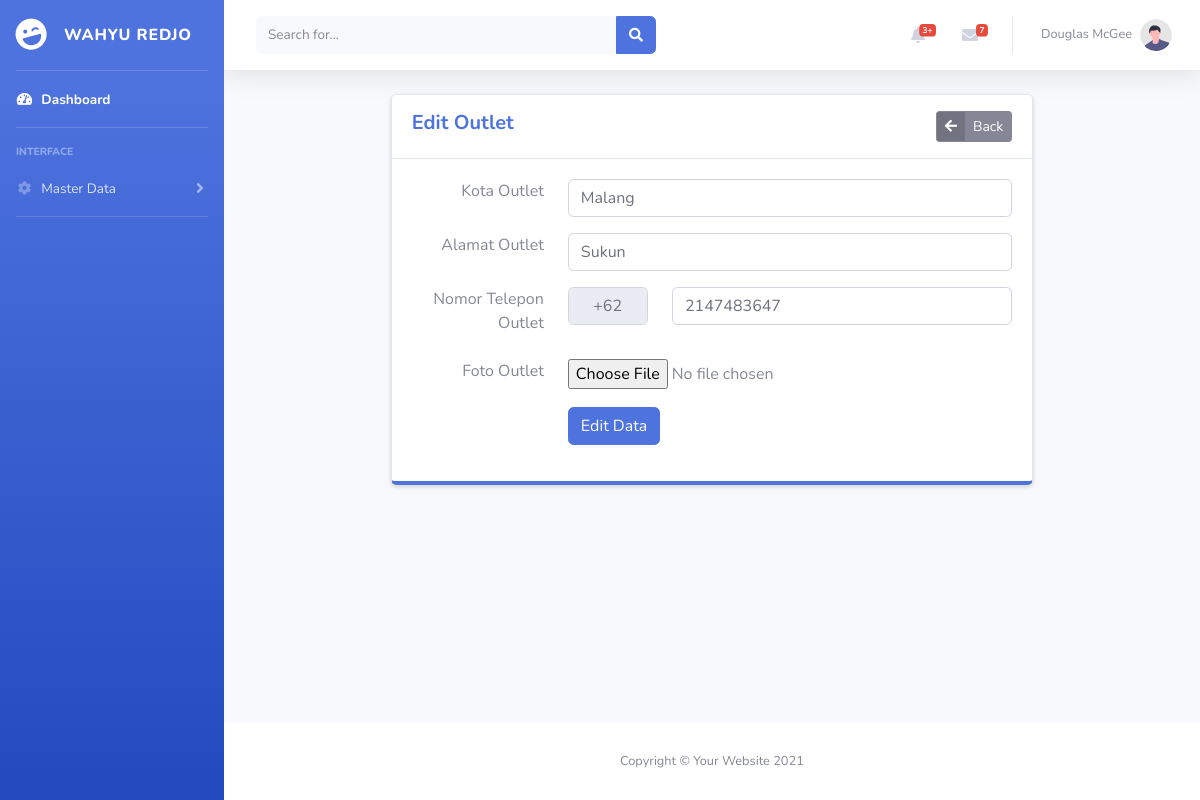
The app's page /admin/edit_outlet/5 with its own data.
### tables this page shows
CREATE TABLE `outlet` (
  `id_outlet` int(11) NOT NULL,
  `kota` varchar(15) NOT NULL,
  `alamat` text NOT NULL,
  `no_tlp` int(15) NOT NULL,
  `foto` varchar(256) NOT NULL
);

### application/controllers/Admin.php (called while the page is built, shortened)
<?php
class Admin extends CI_Controller
{
  public function __construct()
  {
    $this->load->library('form_validation');
    $this->load->model('Admin_model');
  }
  public function edit_outlet($id=null){
    $edit = $this->db->get_where('outlet', ['id_outlet' => $id])->row_array();
    $array = array(
      'edit'=>$edit,
    );
    $this->form_validation->set_rules('id_outlet', 'Id_outlet', 'required|trim');
    $this->form_validation->set_rules('notlp_outlet', 'Notlp_outlet', 'required|trim|numeric');
    if ($this->form_validation->run() == false) {
      $this->load->view('admin/header',$array);
      $this->load->view('admin/edit_outlet');
      $this->load->view('admin/footer');
    }
  }
}

### index.php (called while the page is built, shortened)
<?php
require_once BASEPATH.'core/CodeIgniter.php';

### application/views/admin/edit_outlet.php (the view, shortened to what this page needs)
<div class="row justify-content-center">
    <div class="col-md-8">
        <div class="card shadow-sm border-bottom-primary">
            <div class="card-header bg-white py-3">
                <div class="row">
                    <div class="col">
                        <h4 class="h5 align-middle m-0 font-weight-bold text-primary">
                            Edit Outlet
                        </h4>
                    </div>
                    <div class="col-auto">
                        <a href="<?= base_url('admin/outlet') ?>" class="btn btn-sm btn-secondary btn-icon-split">
                            <span class="icon">
                                <i class="fa fa-arrow-left"></i>
                            </span>
                            <span class="text">
                                Back
                            </span>
                        </a>
                    </div>
                </div>
            </div>
            <div class="card-body">
                <?php echo form_open_multipart('Admin/edit_outlet'); ?>
                <div class="row form-group">
                    <label class="col-md-3 text-md-right" for="kotaoutlet">Kota Outlet</label>
                    <div class="col-md-9">
                        <input value="<?= $edit['kota'] ?>" name="kota_outlet" id="kota_outlet" type="text"
                            class="form-control" placeholder="Kota Outlet...">
                    </div>
                </div>
                <div class="row form-group">
                    <label class="col-md-3 text-md-right" for="alamat_outlet">Alamat Outlet</label>
                    <div class="col-md-9">
                        <input value="<?= $edit['alamat']?>" name="alamat_outlet" id="alamat_outlet" type="text"
                            class="form-control" placeholder="Alamat Outlet...">
                    </div>
                </div>
                <div class="row form-group">
                    <label class="col-md-3 text-md-right" for="nohp_outlet">Nomor Telepon Outlet</label>
                    <div class="col-sm-2">
                        <input type="text" class="form-control" value="   +62" disabled>
                    </div>
                    <div class="col-md-7">
                        <input value="<?= $edit['no_tlp'] ?>" name="notlp_outlet" id="nohp_outlet" type="text"
                            class="form-control" placeholder="82112341234" data-toggle="tooltip" data-placement="top"
                            title="Masukan Tanpa 0/62">
                    </div>
                </div>
                <div class="row form-group">
                    <label class="col-md-3 text-md-right" for="logo">Foto Outlet</label>
                    <div class="col-md-9">
                        <input type="file" accept="image/png, image/jpeg, image/jpg" name="foto">
                    </div>
                </div>
                <div class="row form-group">
                    <div class="col-md-9 offset-md-3">
                        <button type="submit" class="btn btn-primary">Edit Data</button>
                    </div>
                </div>
            </div>
        </div>
    </div>
</div>

### records on screen
outlet: kota_outlet "Malang", alamat_outlet "Sukun", notlp_outlet "2147483647"
